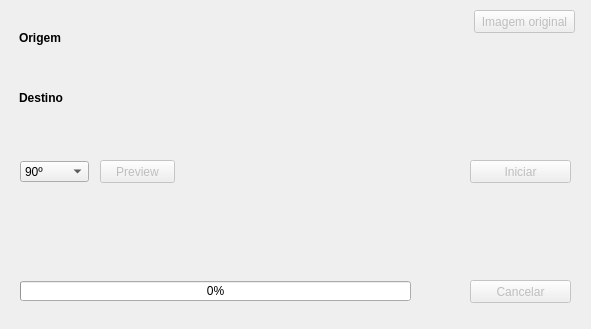
<?xml version="1.0" encoding="UTF-8"?>
<ui version="4.0">
 <class>Form</class>
 <widget class="QWidget" name="Form">
  <property name="geometry">
   <rect>
    <x>0</x>
    <y>0</y>
    <width>591</width>
    <height>329</height>
   </rect>
  </property>
  <property name="minimumSize">
   <size>
    <width>591</width>
    <height>329</height>
   </size>
  </property>
  <property name="maximumSize">
   <size>
    <width>591</width>
    <height>329</height>
   </size>
  </property>
  <property name="windowTitle">
   <string>Rotaciona Foto</string>
  </property>
  <widget class="QFrame" name="frame">
   <property name="geometry">
    <rect>
     <x>10</x>
     <y>20</y>
     <width>571</width>
     <height>121</height>
    </rect>
   </property>
   <property name="minimumSize">
    <size>
     <width>0</width>
     <height>121</height>
    </size>
   </property>
   <property name="frameShape">
    <enum>QFrame::NoFrame</enum>
   </property>
   <property name="frameShadow">
    <enum>QFrame::Raised</enum>
   </property>
   <layout class="QVBoxLayout" name="verticalLayout">
    <item>
     <widget class="QLabel" name="label_15">
      <property name="font">
       <font>
        <pointsize>9</pointsize>
        <weight>75</weight>
        <bold>true</bold>
       </font>
      </property>
      <property name="text">
       <string>Origem</string>
      </property>
     </widget>
    </item>
    <item>
     <widget class="QgsFileWidget" name="dir_entrada">
      <property name="minimumSize">
       <size>
        <width>0</width>
        <height>20</height>
       </size>
      </property>
      <property name="maximumSize">
       <size>
        <width>16777215</width>
        <height>480</height>
       </size>
      </property>
      <property name="font">
       <font>
        <pointsize>9</pointsize>
       </font>
      </property>
      <property name="dialogTitle">
       <string>Selecione um diretório</string>
      </property>
      <property name="storageMode">
       <enum>QgsFileWidget::GetDirectory</enum>
      </property>
     </widget>
    </item>
    <item>
     <spacer name="verticalSpacer">
      <property name="orientation">
       <enum>Qt::Vertical</enum>
      </property>
      <property name="sizeType">
       <enum>QSizePolicy::Fixed</enum>
      </property>
      <property name="sizeHint" stdset="0">
       <size>
        <width>20</width>
        <height>10</height>
       </size>
      </property>
     </spacer>
    </item>
    <item>
     <widget class="QLabel" name="label_16">
      <property name="font">
       <font>
        <pointsize>9</pointsize>
        <weight>75</weight>
        <bold>true</bold>
       </font>
      </property>
      <property name="text">
       <string>Destino</string>
      </property>
     </widget>
    </item>
    <item>
     <widget class="QgsFileWidget" name="dir_saida">
      <property name="minimumSize">
       <size>
        <width>0</width>
        <height>20</height>
       </size>
      </property>
      <property name="maximumSize">
       <size>
        <width>16777215</width>
        <height>480</height>
       </size>
      </property>
      <property name="font">
       <font>
        <pointsize>9</pointsize>
       </font>
      </property>
      <property name="dialogTitle">
       <string>Selecione um diretório</string>
      </property>
      <property name="storageMode">
       <enum>QgsFileWidget::GetDirectory</enum>
      </property>
     </widget>
    </item>
   </layout>
  </widget>
  <widget class="QProgressBar" name="progressBar">
   <property name="enabled">
    <bool>true</bool>
   </property>
   <property name="geometry">
    <rect>
     <x>20</x>
     <y>281</y>
     <width>391</width>
     <height>20</height>
    </rect>
   </property>
   <property name="font">
    <font>
     <pointsize>9</pointsize>
    </font>
   </property>
   <property name="autoFillBackground">
    <bool>false</bool>
   </property>
   <property name="styleSheet">
    <string notr="true">
selection-background-color: rgb(0, 170, 0);</string>
   </property>
   <property name="value">
    <number>0</number>
   </property>
   <property name="textVisible">
    <bool>true</bool>
   </property>
   <property name="orientation">
    <enum>Qt::Horizontal</enum>
   </property>
   <property name="invertedAppearance">
    <bool>false</bool>
   </property>
   <property name="textDirection">
    <enum>QProgressBar::TopToBottom</enum>
   </property>
   <property name="format">
    <string>%p%</string>
   </property>
  </widget>
  <widget class="QPushButton" name="btn_iniciar">
   <property name="enabled">
    <bool>false</bool>
   </property>
   <property name="geometry">
    <rect>
     <x>470</x>
     <y>160</y>
     <width>101</width>
     <height>23</height>
    </rect>
   </property>
   <property name="font">
    <font>
     <pointsize>9</pointsize>
    </font>
   </property>
   <property name="text">
    <string>Iniciar</string>
   </property>
  </widget>
  <widget class="QLabel" name="label_nome_foto">
   <property name="geometry">
    <rect>
     <x>20</x>
     <y>250</y>
     <width>351</width>
     <height>16</height>
    </rect>
   </property>
   <property name="font">
    <font>
     <pointsize>9</pointsize>
    </font>
   </property>
   <property name="text">
    <string/>
   </property>
  </widget>
  <widget class="QComboBox" name="comboBox_grau">
   <property name="geometry">
    <rect>
     <x>20</x>
     <y>161</y>
     <width>69</width>
     <height>21</height>
    </rect>
   </property>
   <property name="font">
    <font>
     <pointsize>9</pointsize>
     <weight>50</weight>
     <bold>false</bold>
    </font>
   </property>
   <property name="currentText">
    <string>90º</string>
   </property>
   <property name="frame">
    <bool>true</bool>
   </property>
   <item>
    <property name="text">
     <string>90º</string>
    </property>
   </item>
   <item>
    <property name="text">
     <string>180º</string>
    </property>
   </item>
   <item>
    <property name="text">
     <string>270º</string>
    </property>
   </item>
  </widget>
  <widget class="QPushButton" name="btn_preview">
   <property name="enabled">
    <bool>false</bool>
   </property>
   <property name="geometry">
    <rect>
     <x>100</x>
     <y>160</y>
     <width>75</width>
     <height>23</height>
    </rect>
   </property>
   <property name="font">
    <font>
     <pointsize>9</pointsize>
    </font>
   </property>
   <property name="text">
    <string>Preview</string>
   </property>
  </widget>
  <widget class="QPushButton" name="btn_imagem_original">
   <property name="enabled">
    <bool>false</bool>
   </property>
   <property name="geometry">
    <rect>
     <x>474</x>
     <y>10</y>
     <width>101</width>
     <height>23</height>
    </rect>
   </property>
   <property name="font">
    <font>
     <pointsize>9</pointsize>
    </font>
   </property>
   <property name="text">
    <string>Imagem original</string>
   </property>
  </widget>
  <widget class="QPushButton" name="btn_cancelar">
   <property name="enabled">
    <bool>false</bool>
   </property>
   <property name="geometry">
    <rect>
     <x>470</x>
     <y>280</y>
     <width>101</width>
     <height>23</height>
    </rect>
   </property>
   <property name="font">
    <font>
     <pointsize>9</pointsize>
    </font>
   </property>
   <property name="text">
    <string>Cancelar</string>
   </property>
  </widget>
 </widget>
 <customwidgets>
  <customwidget>
   <class>QgsFileWidget</class>
   <extends>QWidget</extends>
   <header>qgsfilewidget.h</header>
  </customwidget>
 </customwidgets>
 <resources/>
 <connections/>
</ui>
